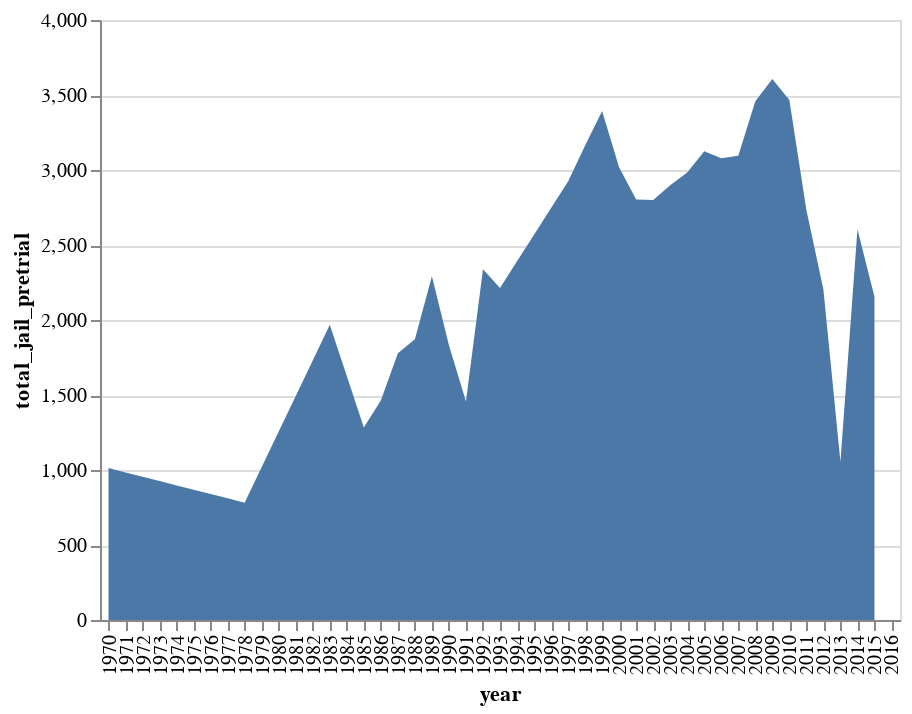

Write notebook code for a chart like this one.
### Code cell
alt.Chart(alameda).mark_area().encode(
    x='year:O',
    y='total_jail_pretrial'
)
